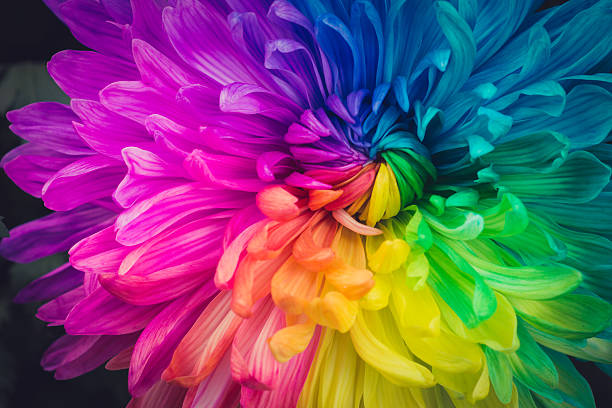
#> input picture Images/Flower.jpg, 612 x 408 px, found by its file name
$ python 02.py
#> lines starting #> are read from the running program, lines starting #| are printed output that depends on the picture
"""
Grayscaling
Grayscaling is process by which an image is converted from a full color to shades of grey (black & white)

In OpenCV, many functions grayscale images before processing. This is done because it simplifies the image, acting almost as a noise reduction and increasing processing time as there is less information in the image.

Let convert our color image to greyscale
"""

import cv2
import os
import numpy as np
from matplotlib import pyplot as plt

# Import the necessary packages
import cv2
# cv2.__version__ # version number

# Get the current directory path (__file__ means the current directory)
dir = os.path.dirname(__file__)

image = cv2.imread(os.path.join(dir, '../../images/flower.jpg'))
#> image is the input picture: shape (408, 612, 3); mean B, G, R 107.9, 80.3, 116

if image is None:
    print('Error: Could not read the image.')
    exit()

# Convert the input color image to grayscale
gray_image = cv2.cvtColor(image, cv2.COLOR_BGR2GRAY)
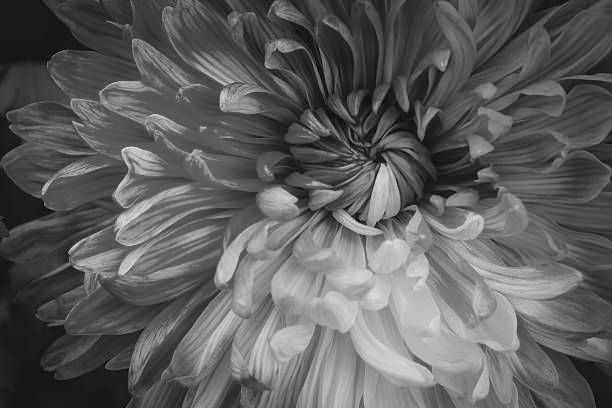
#> gray_image: shape (408, 612); min 3, max 233, mean 94.1

# Define the layout of subplots (1 row, 2 columns)
row, col = 1, 2

# Create the figure and subplots with a specific size
# Setting the size of the figure (width=15, height=10 in inches).
fig, axs = plt.subplots(row, col, figsize=(15, 10))

# Automatically adjust spacing between subplots
fig.tight_layout()

# Display the original image in the first subplot
axs[0].imshow(cv2.cvtColor(image, cv2.COLOR_BGR2RGB))  # Convert BGR to RGB for Matplotlib
axs[0].set_title('Original')

# Display the grayscale image in the second subplot
axs[1].imshow(gray_image, cmap='gray')
axs[1].set_title('Grayscale')

# Show the figure with the subplots
plt.show()
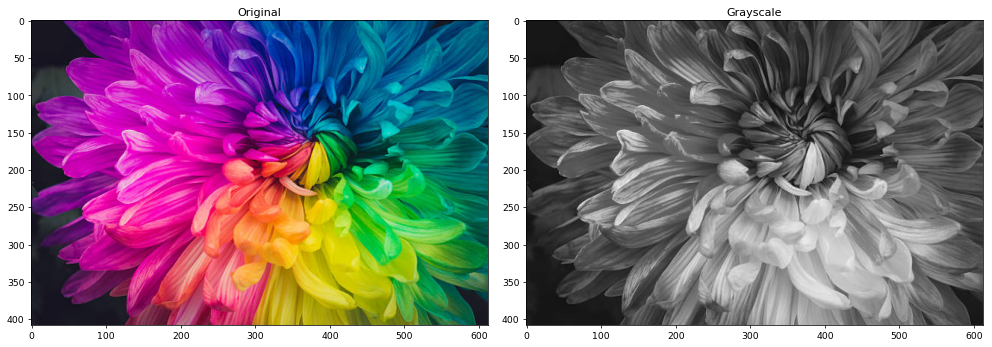
#> figure drawn by matplotlib, 2 panels

# Output path
output_path = os.path.join(dir, './Grayscale.jpg')

# Simply use 'imwrite' specificing the file name and the image to be saved
cv2.imwrite(output_path, gray_image)

$ run again, with Images/how-to-generate.webp saved as Images/Flower.jpg
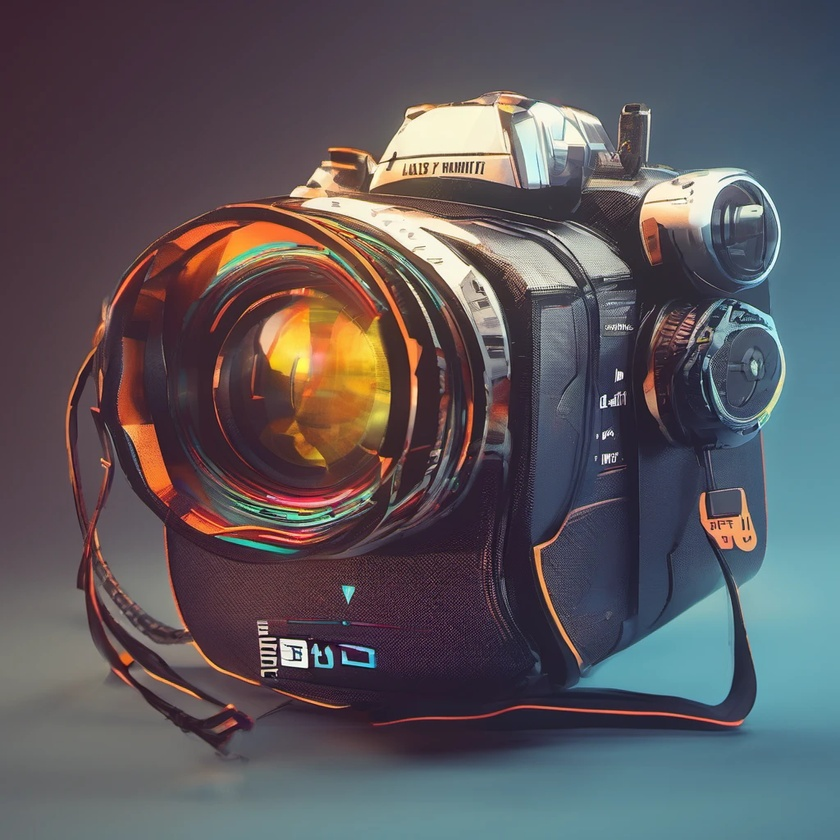
#> input picture Images/how-to-generate.webp, 840 x 840 px, shrunk from 1024 x 1024 before the run, found by its file name
#> image is the input picture: shape (840, 840, 3); mean B, G, R 92.4, 87.5, 92
#> `gray_image = cv2.cvtColor(image, cv2.COLOR_BGR2GRAY)`:
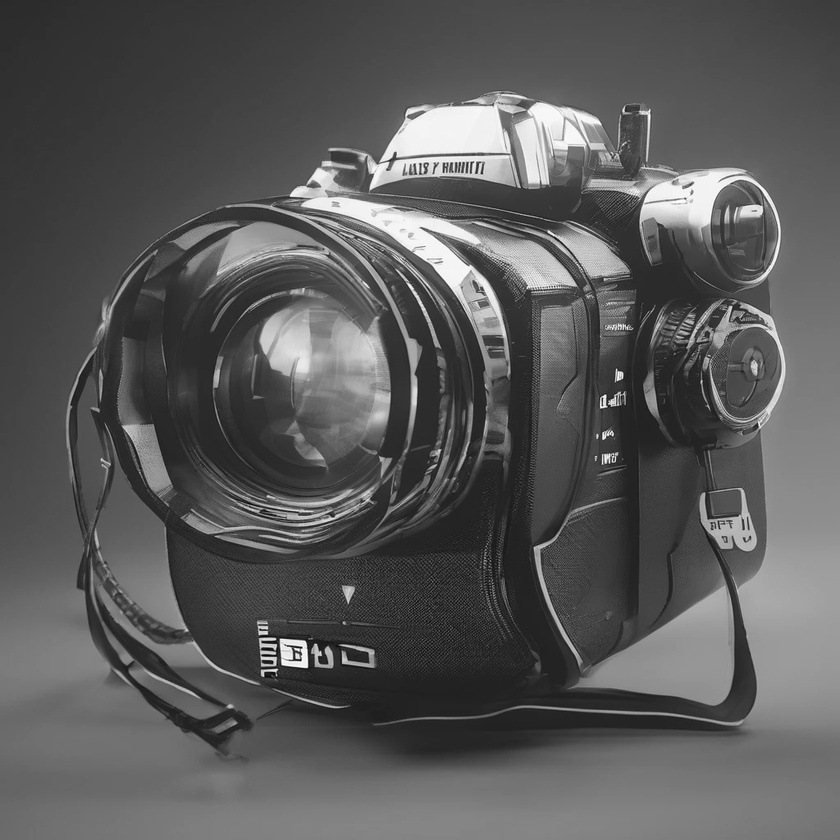
#> gray_image: shape (840, 840); min 2, max 255, mean 89.4
#> `plt.show()`:
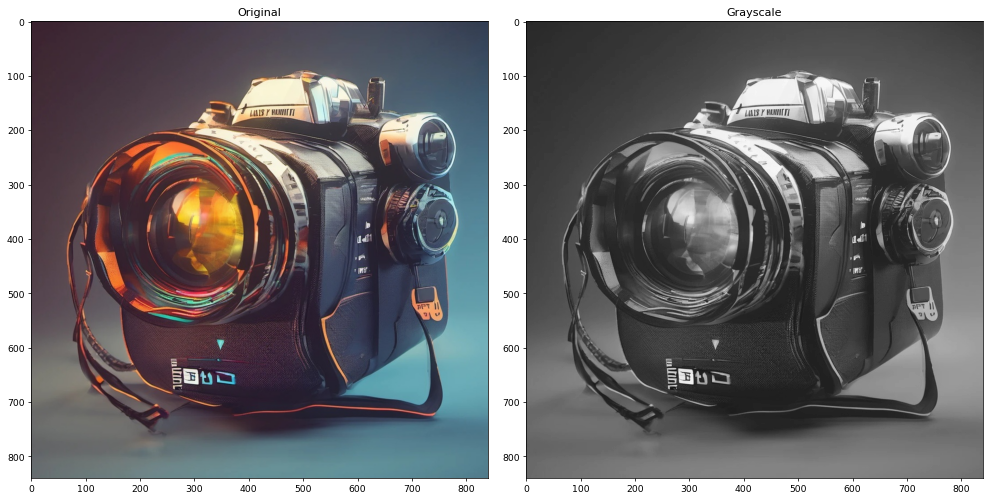
#> figure drawn by matplotlib, 2 panels
